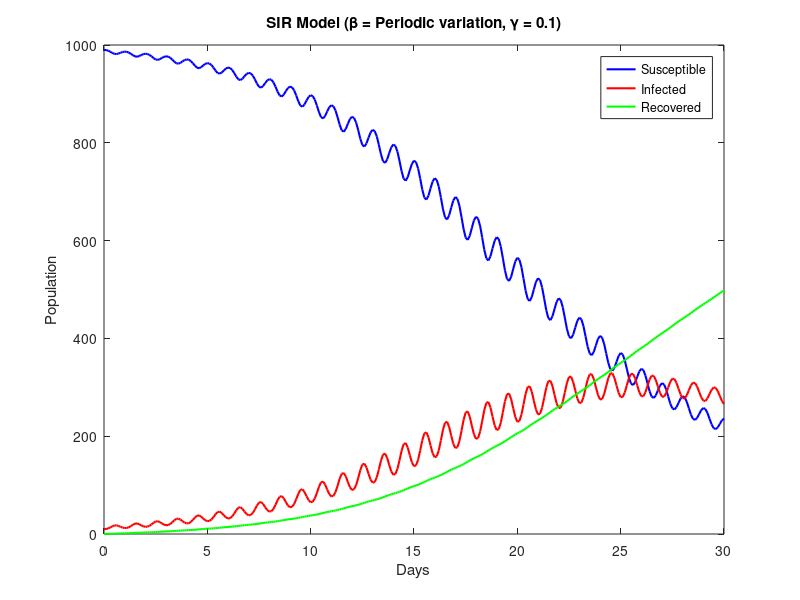
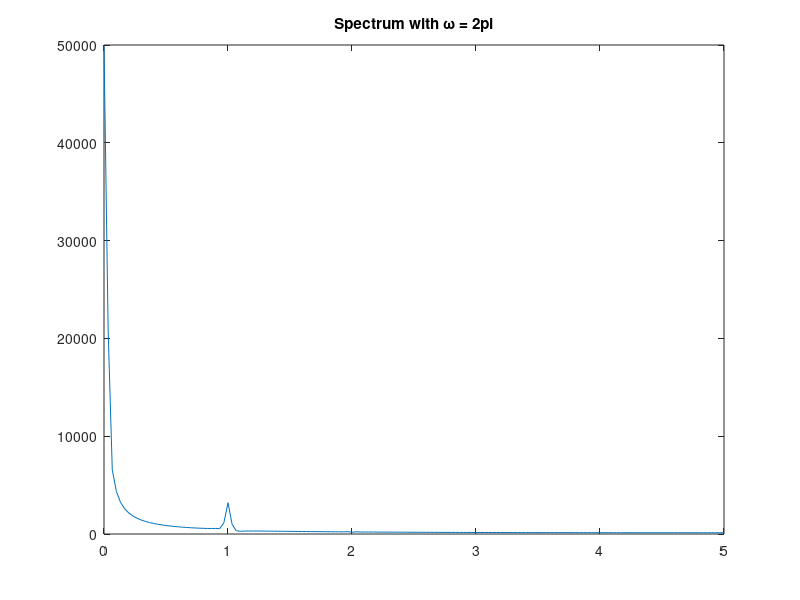
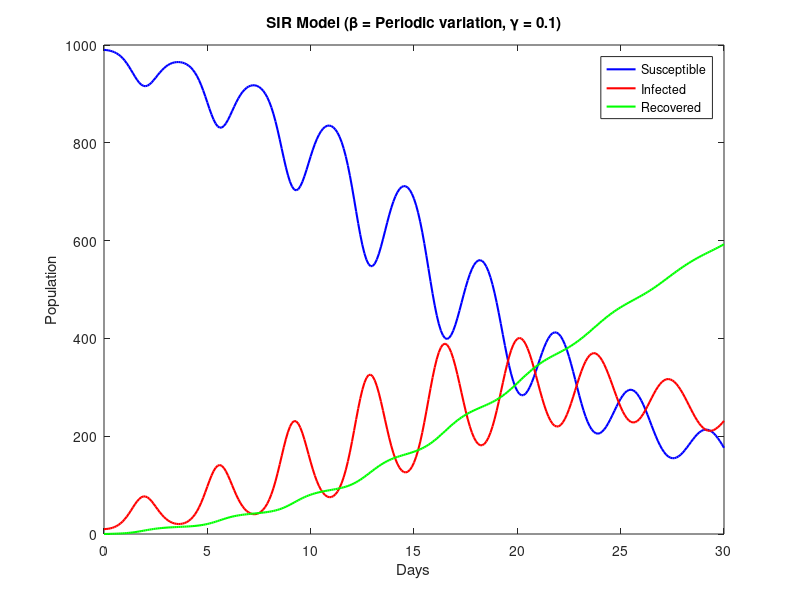
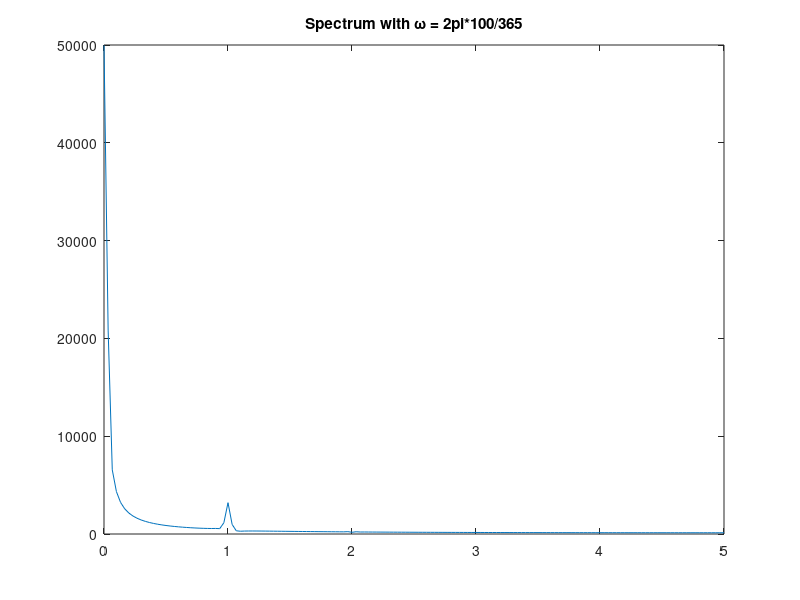

These figures' MATLAB source, in order:
%%Problem 4
% Parameters
Total_pop = 1000; % Total population
Sim_days = 30;   % Duration of the simulation in days
T_step = 0.1;       % Time step in days

% Initial conditions
S0 = 990; %initial suceptible
I0 = 10;  %initial infected
R0 = 0;   %initial recovered

%Trans rate and recovery rate
trans_rate = @ (x) (0.3*(1+5*sin(2*pi*x))); %transmission raten1
rec_rate = 0.1;   %recovery rate

% Initialize arrays for S, I, R values
susceptible = zeros(1, Sim_days/T_step + 1);
infected = zeros(1, Sim_days/T_step + 1);
recovered = zeros(1, Sim_days/T_step + 1);

% Set initial values
susceptible(1) = S0;
infected(1) = I0;
recovered(1) = R0;

n = 1;

% Using 4th-order Runge-Kutta method
for t = 0:0.1:Sim_days-0.1
    % Calculate k1 values
    k1_s = -trans_rate(t) * susceptible(n) * infected(n) / Total_pop;
    k1_i = (trans_rate(t) * susceptible(n) * infected(n) / Total_pop) - rec_rate * infected(n);
    k1_r = rec_rate * infected(n);

    % Calculate k2 values
    k2_s = -trans_rate(t) * (susceptible(n) + 0.5 * T_step * k1_s) * (infected(n) + 0.5 * T_step * k1_i) / Total_pop;
    k2_i = (trans_rate(t) * (susceptible(n) + 0.5 * T_step * k1_s) * (infected(n) + 0.5 * T_step * k1_i) / Total_pop) ...
        - rec_rate * (infected(n) + 0.5 * T_step * k1_i);
    k2_r = rec_rate * (infected(n) + 0.5 * T_step * k1_i);

    % Calculate k3 values
    k3_s = -trans_rate(t) * (susceptible(n) + 0.5 * T_step * k2_s) * (infected(n) + 0.5 * T_step * k2_i) / Total_pop;
    k3_i = (trans_rate(t) * (susceptible(n) + 0.5 * T_step * k2_s) * (infected(n) + 0.5 * T_step * k2_i) / Total_pop) ...
        - rec_rate * (infected(n) + 0.5 * T_step * k2_i);
    k3_r = rec_rate * (infected(n) + 0.5 * T_step * k2_i);

    % Calculate k4 values
    k4_s = -trans_rate(t) * (susceptible(n) + T_step * k3_s) * (infected(n) + T_step * k3_i) / Total_pop;
    k4_i = (trans_rate(t) * (susceptible(n) + T_step * k3_s) * (infected(n) + T_step * k3_i) / Total_pop) ...
        - rec_rate * (infected(n) + T_step * k3_i);
    k4_r = rec_rate * (infected(n) + T_step * k3_i);

    % Update values using weighted average of k1, k2, k3, k4
    susceptible(n + 1) = susceptible(n) + (T_step / 6) * (k1_s + 2 * k2_s + 2 * k3_s + k4_s);
    infected(n + 1) = infected(n) + (T_step / 6) * (k1_i + 2 * k2_i + 2 * k3_i + k4_i);
    recovered(n + 1) = recovered(n) + (T_step / 6) * (k1_r + 2 * k2_r + 2 * k3_r + k4_r);

    n=n+1;
end

% Generate plot
figure;
plot(0:0.1:Sim_days, susceptible, 'b-', 'LineWidth', 1.5); hold on;
plot(0:0.1:Sim_days, infected, 'r-', 'LineWidth', 1.5);
plot(0:0.1:Sim_days, recovered, 'g-', 'LineWidth', 1.5);
hold off;
xlabel('Days');
ylabel('Population');
legend('Susceptible', 'Infected', 'Recovered');
title(['SIR Model (\beta = ', 'Periodic variation', ', \gamma = ', num2str(rec_rate), ')']);


% Fourier transform
susceptiblefft = fft(susceptible);
infectedfft = fft(infected);
recoveredfft = fft(recovered);

% Define frequency
T = Sim_days;
N = 300;
f = 1/T.*(0:N/2);

% Plot
figure;
plot(f,abs(infectedfft(1:N/2+1)))
hold on
title('Spectrum with ω = 2pi')

%% Replace ω with ω = 2π × 100/365

%%Problem 4
% Parameters
Total_pop = 1000; % Total population
Sim_days = 30;   % Duration of the simulation in days
T_step = 0.1;       % Time step in days

% Initial conditions
S0 = 990; %initial suceptible
I0 = 10;  %initial infected
R0 = 0;   %initial recovered

%Trans rate and recovery rate
trans_rate = @ (x) (0.3*(1+5*sin(2*100/365*pi*x))); %transmission raten1
rec_rate = 0.1;   %recovery rate

% Initialize arrays for S, I, R values
susceptible1 = zeros(1, Sim_days/T_step + 1);
infected1 = zeros(1, Sim_days/T_step + 1);
recovered1 = zeros(1, Sim_days/T_step + 1);

% Set initial values
susceptible1(1) = S0;
infected1(1) = I0;
recovered1(1) = R0;

n = 1;

% Using 4th-order Runge-Kutta method
for t = 0:0.1:Sim_days-0.1
    % Calculate k1 values
    k1_s = -trans_rate(t) * susceptible1(n) * infected1(n) / Total_pop;
    k1_i = (trans_rate(t) * susceptible1(n) * infected1(n) / Total_pop) - rec_rate * infected1(n);
    k1_r = rec_rate * infected1(n);

    % Calculate k2 values
    k2_s = -trans_rate(t) * (susceptible1(n) + 0.5 * T_step * k1_s) * (infected1(n) + 0.5 * T_step * k1_i) / Total_pop;
    k2_i = (trans_rate(t) * (susceptible1(n) + 0.5 * T_step * k1_s) * (infected1(n) + 0.5 * T_step * k1_i) / Total_pop) ...
        - rec_rate * (infected1(n) + 0.5 * T_step * k1_i);
    k2_r = rec_rate * (infected1(n) + 0.5 * T_step * k1_i);

    % Calculate k3 values
    k3_s = -trans_rate(t) * (susceptible1(n) + 0.5 * T_step * k2_s) * (infected1(n) + 0.5 * T_step * k2_i) / Total_pop;
    k3_i = (trans_rate(t) * (susceptible1(n) + 0.5 * T_step * k2_s) * (infected1(n) + 0.5 * T_step * k2_i) / Total_pop) ...
        - rec_rate * (infected1(n) + 0.5 * T_step * k2_i);
    k3_r = rec_rate * (infected1(n) + 0.5 * T_step * k2_i);

    % Calculate k4 values
    k4_s = -trans_rate(t) * (susceptible1(n) + T_step * k3_s) * (infected1(n) + T_step * k3_i) / Total_pop;
    k4_i = (trans_rate(t) * (susceptible1(n) + T_step * k3_s) * (infected1(n) + T_step * k3_i) / Total_pop) ...
        - rec_rate * (infected1(n) + T_step * k3_i);
    k4_r = rec_rate * (infected1(n) + T_step * k3_i);

    % Update values using weighted average of k1, k2, k3, k4
    susceptible1(n + 1) = susceptible1(n) + (T_step / 6) * (k1_s + 2 * k2_s + 2 * k3_s + k4_s);
    infected1(n + 1) = infected1(n) + (T_step / 6) * (k1_i + 2 * k2_i + 2 * k3_i + k4_i);
    recovered1(n + 1) = recovered1(n) + (T_step / 6) * (k1_r + 2 * k2_r + 2 * k3_r + k4_r);

    n=n+1;
end

% Generate plot
figure;
plot(0:0.1:Sim_days, susceptible1, 'b-', 'LineWidth', 1.5); hold on;
plot(0:0.1:Sim_days, infected1, 'r-', 'LineWidth', 1.5);
plot(0:0.1:Sim_days, recovered1, 'g-', 'LineWidth', 1.5);
hold off;
xlabel('Days');
ylabel('Population');
legend('Susceptible', 'Infected', 'Recovered');
title(['SIR Model (\beta = ', 'Periodic variation', ', \gamma = ', num2str(rec_rate), ')']);


% Fourier transform
susceptiblefft1 = fft(susceptible1);
infectedfft1 = fft(infected1);
recoveredfft1 = fft(recovered1);

% Define frequency
T = Sim_days;
N = 300;
f = 1/T.*(0:N/2);

% Plot
figure;
plot(f,abs(infectedfft(1:N/2+1)))
hold on
title('Spectrum with ω = 2pi*100/365')


